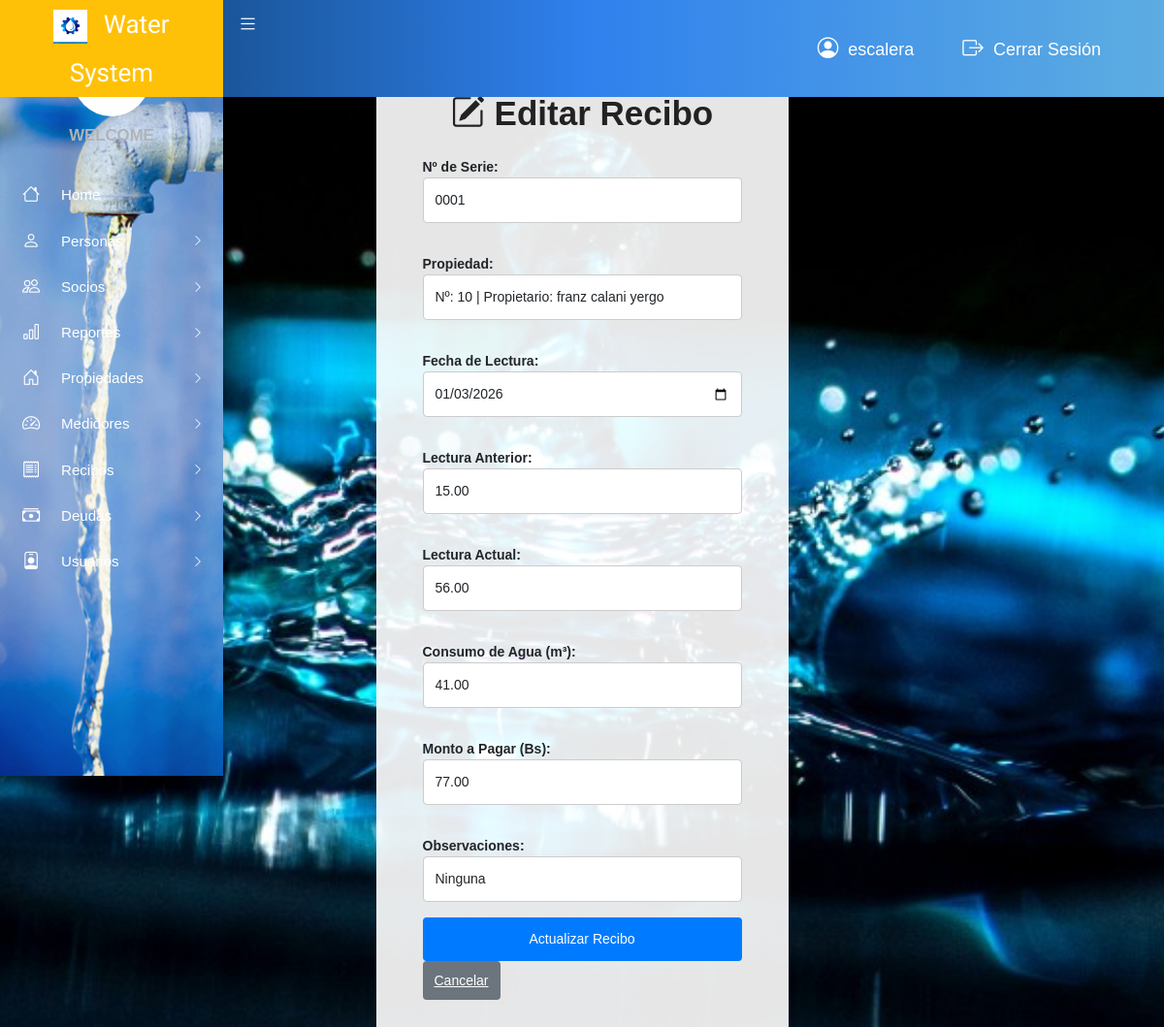
The app's page /vista/editarRecibo.php?id_recibo=1 (signed in) with its own data.
### tables this page shows
CREATE TABLE `recibos` (
  `id_recibo` int(11) NOT NULL,
  `id_propiedad` int(11) NOT NULL,
  `fecha_lectura` date NOT NULL,
  `lectura_anterior` decimal(10,2) NOT NULL,
  `lectura_actual` decimal(10,2) NOT NULL,
  `consumo_m3` decimal(10,2) GENERATED ALWAYS AS (`lectura_actual` - `lectura_anterior`) STORED,
  `importe_bs` decimal(10,2) NOT NULL,
  `observaciones` text DEFAULT NULL,
  `numero_serie` varchar(4) NOT NULL
);

### modelo/modelo_recibos.php (called while the page is built, shortened)
<?php
require_once 'conexion/conexionBase.php';
class ModeloRecibos {
    private $con;
    public function __construct() {
        $this->con = new ConexionBase();
    }
    public function obtenerReciboPorId($id_recibo) {
        $conn = $this->con->getConnection();
        $sql = "SELECT r.*,
                       p.numero AS numero_casa,
                       CONCAT(per.nombre, ' ', per.primer_apellido, ' ', per.segundo_apellido) AS nombre_completo
                FROM recibos r
                INNER JOIN propiedades p ON r.id_propiedad = p.id_propiedades
                INNER JOIN socios s ON p.id_socio = s.id_persona
                INNER JOIN persona per ON s.id_persona = per.id_persona
                WHERE r.id_recibo = ?";
        $stmt = $conn->prepare($sql);
        $stmt->bind_param('i', $id_recibo);
        $stmt->execute();
        $result = $stmt->get_result();
        $recibo = $result->num_rows > 0 ? $result->fetch_assoc() : null;
        $this->con->CloseConnection();
        return $recibo;
    }
}
?>

### includes/seguridad.php (called while the page is built, shortened)
<?php
require_once "../modelo/conexion/configDb.php";
function verificarRol($roles_permitidos) {
    global $pdo;
    $id_usuario = $_SESSION['id_usuario'];
    $query = "SELECT id_rol FROM usuario_rol WHERE id_usuario = ?";
    $stmt = $pdo->prepare($query);
    $stmt->execute([$id_usuario]);
}

### modelo/conexion/conexionBase.php (called while the page is built, shortened)
<?php
class ConexionBase {
    private $host;
    private $user;
    private $password;
    private $database;
    private $conn;
    public function __construct() {
        $this->host = HOST;
        $this->user = USER;
        $this->password = PASSWORD;
        $this->database = DATABASE;
    }
    public function CreateConnection() {
        $this->conn = new mysqli($this->host, $this->user, $this->password, $this->database);
        return true;
    }
    public function ExecuteQuery($sql) {
        $result = $this->conn->query($sql);
        return $result;
    }
    public function GetArrayResults($result) {
        return $result->fetch_assoc();
    }
}
?>

### modelo/modelo_registroPropiedades.php (called while the page is built, shortened)
<?php
require_once 'conexion/conexionBase.php';
class ModeloPropiedad {
    private $con;
    public function __construct() {
        $this->con = new ConexionBase();
    }
    public function obtenerPropiedades() {
        $sql = "SELECT p.id_propiedades, p.manzano, p.numero, p.id_socio,
                CONCAT(pe.nombre, ' ', pe.primer_apellido, ' ', pe.segundo_apellido) AS propietario
                FROM propiedades p
                INNER JOIN persona pe ON p.id_socio = pe.id_persona";
        $result = $this->con->ExecuteQuery($sql);
        $propiedades = array();
        while ($row = $this->con->GetArrayResults($result)) {
            $propiedades[] = $row;
        }
        $this->con->CloseConnection();
        return $propiedades;
    }
}

### vista/editarRecibo.php (the view, shortened to what this page needs)
<?php
include_once "../includes/seguridad.php";
verificarRol([1,2,3,4]);
include_once "cabecera.php";
include_once "menu.php";
require_once '../modelo/modelo_registroPropiedades.php';
require_once '../modelo/modelo_recibos.php';
$id_recibo = isset($_GET['id_recibo']) ? intval($_GET['id_recibo']) : 0;
$reciboModel = new ModeloRecibos();
$recibo = $reciboModel->obtenerReciboPorId($id_recibo);
$propiedadesModel = new ModeloPropiedad();
$propiedades = $propiedadesModel->obtenerPropiedades();
?>
<!DOCTYPE html>
<html lang="es">
<head>
    <link rel="stylesheet" type="text/css" href="css/main.css">
    <link rel="stylesheet" href="https://cdn.jsdelivr.net/npm/bootstrap-icons@1.10.5/font/bootstrap-icons.css">
</head>
<body>
<div class="form-container">
    <h1><i class="bi bi-pencil-square"></i> Editar Recibo</h1>
    <form action="../controlador/controlador_editarRecibo.php" method="POST">
        <label for="numero_serie">Nº de Serie:</label>
        <input type="text" class="form-control" id="numero_serie" name="numero_serie" value="<?php echo htmlspecialchars($recibo['numero_serie']); ?>" readonly required>
        <label for="numero_propiedad">Propiedad:</label>
        <select class="form-control" id="numero_propiedad" name="id_propiedad" required>
            <?php foreach ($propiedades as $prop): ?>
                <option value="<?php echo htmlspecialchars($prop['id_propiedades']); ?>"
                    <?php echo ($prop['id_propiedades'] == $recibo['id_propiedad']) ? 'selected' : ''; ?>>
                    <?php echo 'Nº: ' . htmlspecialchars($prop['numero']) . ' | Propietario: ' . ($prop['propietario'] ?? 'Desconocido'); ?>
                </option>
            <?php endforeach; ?>
        </select>
        <label for="fecha_lectura">Fecha de Lectura:</label>
        <input type="date" class="form-control" id="fecha_lectura" name="fecha_lectura" value="<?php echo htmlspecialchars($recibo['fecha_lectura']); ?>" required>
        <label for="lectura_anterior">Lectura Anterior:</label>
        <input type="number" step="0.01" class="form-control" id="lectura_anterior" name="lectura_anterior" value="<?php echo htmlspecialchars($recibo['lectura_anterior']); ?>" required>
        <label for="lectura_actual">Lectura Actual:</label>
        <input type="number" step="0.01" class="form-control" id="lectura_actual" name="lectura_actual" value="<?php echo htmlspecialchars($recibo['lectura_actual']); ?>" required>
        <label for="consumo_agua">Consumo de Agua (m³):</label>
        <input type="number" step="0.01" class="form-control" id="consumo_agua" name="consumo_agua" value="<?php echo htmlspecialchars($recibo['consumo_m3']); ?>" readonly required>
        <label for="monto_pagar">Monto a Pagar (Bs):</label>
        <input type="number" step="0.01" class="form-control" id="monto_pagar" name="monto_pagar" value="<?php echo htmlspecialchars($recibo['importe_bs']); ?>" required>
        <label for="observaciones">Observaciones:</label>
        <select class="form-control" id="observaciones" name="observaciones">
            <?php
            $obs = [
                "Ninguna",
                "Medidor manchado",
                "Medidor en retroceso",
                "Medidor sin funcionamiento",
                "Llave de paso en mal estado",
                "Deuda pendiente anterior mes",
                "Pasible a corte por deuda de 3 meses"
            ];
            foreach ($obs as $item) {
                echo "<option value=\"$item\"" . ($recibo['observaciones'] === $item ? ' selected' : '') . ">$item</option>";
            }
            ?>
        </select>
        <button type="submit" class="btn-primary">Actualizar Recibo</button>
        <a href="verRecibos.php" class="btn-secondary">Cancelar</a>
    </form>
</div>
<?php include_once "pie.php"; ?>
</body>
</html>

### vista/editarRecibo.php (style rules this page uses)
body { background-image: url('images/imag.jpg'); background-size: cover; background-attachment: fixed; font-family: Arial, sans-serif; }
.form-container { background: rgba(255, 255, 255, 0.9); padding: 3rem; max-width: 600px; margin: 3rem auto; border-radius: 10px; }
h1 { text-align: center; color: #222; }
label { font-weight: bold; margin-top: 1rem; }
.form-control { margin-bottom: 1rem; padding: 0.75rem; border-radius: 4px; border: 1px solid #ccc; }
.btn-primary { background-color: #007bff; color: white; padding: 0.75rem; border: none; border-radius: 4px; width: 100%; margin-bottom: 10px; }
.btn-secondary { background-color: #6c757d; color: white; padding: 0.75rem; border: none; border-radius: 4px; width: 100%; }

### records on screen
recibos: numero_serie "0001", id_propiedad "Nº: 10 | Propietario: franz calani yergo", fecha_lectura "01/03/2026", lectura_anterior "15.00", lectura_actual "56.00", consumo_agua "41.00", monto_pagar "77.00", observaciones "Ninguna"

### other values on screen
$_SESSION['usuario'] "escalera"
